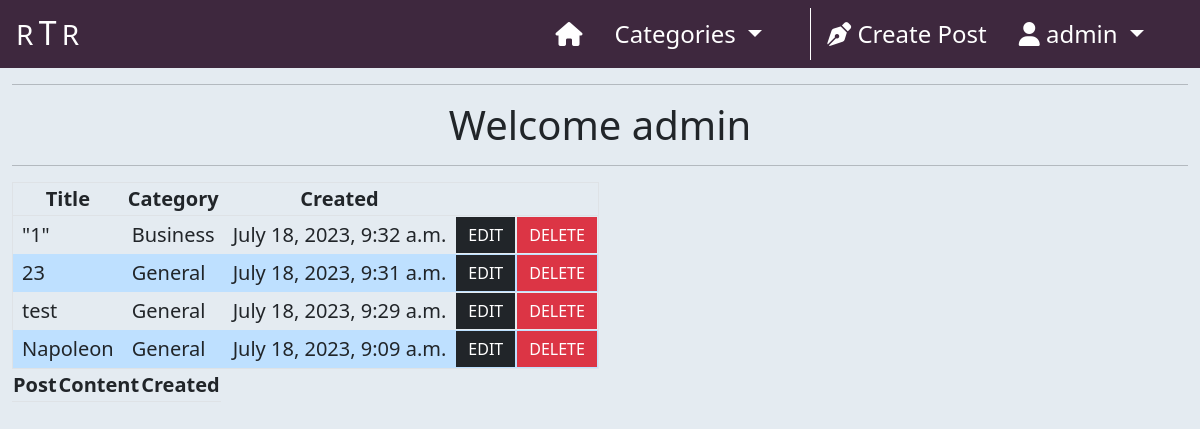
Before: /profile/ (signed in) with the older database file.
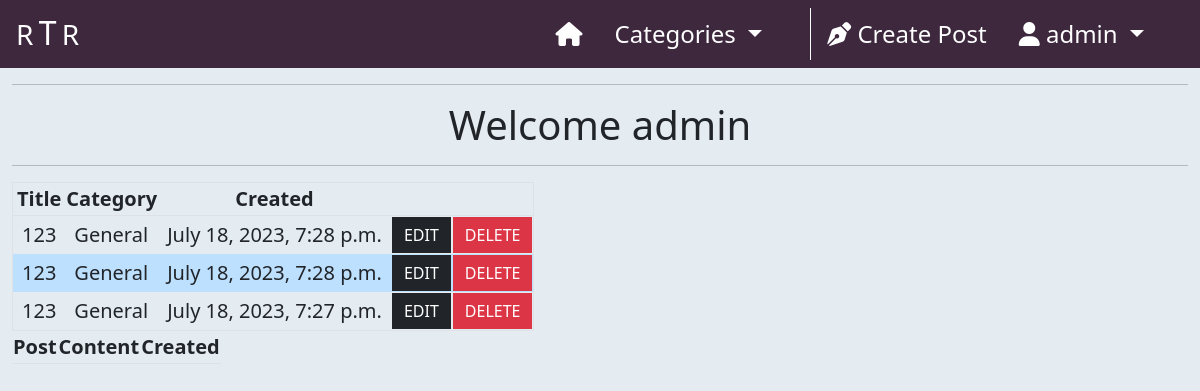
After: the same page with the newer database file.
### home/models.py (models this page shows, shortened)
class Post(models.Model):
    title = models.CharField(max_length=200)
    slug = models.SlugField(
        max_length=200,
        null=True,
        blank=True
    )
    author = models.ForeignKey(
        User,
        on_delete=models.CASCADE,
        related_name='posts'
    )
    excerpt = models.TextField(max_length=300, null=True, blank=True)
    content = models.TextField()
    category = models.ForeignKey(
        Category,
        max_length=30,
        null=True,
        blank=True,
        on_delete=models.SET_NULL
    )
    created_on = models.DateTimeField(auto_now_add=True)
    status = models.IntegerField(choices=STATUS, default=1)
    likes = models.ManyToManyField(User, related_name='likes', blank=True)
    class Meta:
        ordering = ['-created_on']

class Category(models.Model):
    class Meta:
        verbose_name_plural = 'Categories'
    friendly_name = models.CharField(max_length=254)
    name = models.CharField(max_length=254, null=True, blank=True)
    def __str__(self):
        return self.name
    def get_friendly_name(self):
        return self.friendly_name

### profiles/views.py (the view)
# urls.py: path('', views.profile_view, name="profile"),
def profile_view(request):
    profile = get_object_or_404(UserProfile, id=request.user.id)
    posts = Post.objects.filter(
        author=profile.user.id
    ).order_by('-created_on')
    comments = Comment.objects.filter(
        author=request.user.id
    ).order_by('-created_on')
    return render(
        request,
        "profiles/profile.html",
        {
            'profile': profile,
            'posts': posts,
            'comments': comments,
        },
    )

### home/context_processors.py (called while the page is built)
def categories(request):
    return {
        'categories': Category.objects.all()
    }

### profiles/templates/profiles/profile.html (shortened to what this page needs)
{% extends "base.html" %}
{% load static %}
{% block content %}
    <div class="container-fluid">
        <div class="row">
            <div class="col-12 text-center">
                <hr>
                <h1>Welcome {{ request.user.username }}</h1>
                <hr>
            </div>
        </div>
        <div class="row">
            <div class="col-12">
                <table class="border">
                    <tr class="text-center border-bottom">
                        <th class="fs-5">Title</th>
                        <th class="fs-5">Category</th>
                        <th class="fs-5">Created</th>
                    </tr>
                    {% for post in posts %}
                        <tr {% if forloop.counter|divisibleby:2 %} style="background-color: #bee0ff;" {% endif %}>
                            <td><span class="fs-5 mx-2">{{ post.title }}</span></td>
                            <td><span class="fs-5 mx-2">{{ post.category|title }}</span></td>
                            <td><span class="fs-5 mx-2">{{ post.created_on }}</span></td>
                            <td><a class="btn btn-dark border-0 rounded-0" href="{% url 'edit_post' post.slug %}">EDIT</a></td>
                            <td><a class="btn btn-danger border-0 rounded-0" href="{% url 'edit_post' post.slug %}">DELETE</a></td>
                        </tr>
                    {% endfor %}
                </table>
            </div>
        </div>
        <div class="row">
            <div class="col-12">
                <table>
                    <tr class="text-center border-bottom">
                        <th><span class="fs-5">Post</span></th>
                        <th><span class="fs-5">Content</span></th>
                        <th><span class="fs-5">Created</span></th>
                    </tr>
                </table>
            </div>
        </div>
    </div>
{% endblock %}

Changed rows visible on the page:
removed Post: title "\"1\"", category "Business", created_on "July 18, 2023, 9:32 a.m."
removed Post: title "23", category "General", created_on "July 18, 2023, 9:31 a.m."
removed Post: title "test", category "General", created_on "July 18, 2023, 9:29 a.m."
removed Post: title "Napoleon", category "General", created_on "July 18, 2023, 9:09 a.m."
added Post: title "123", category "General", created_on "July 18, 2023, 7:28 p.m."
added Post: title "123", category "General", created_on "July 18, 2023, 7:28 p.m."
added Post: title "123", category "General", created_on "July 18, 2023, 7:27 p.m."
